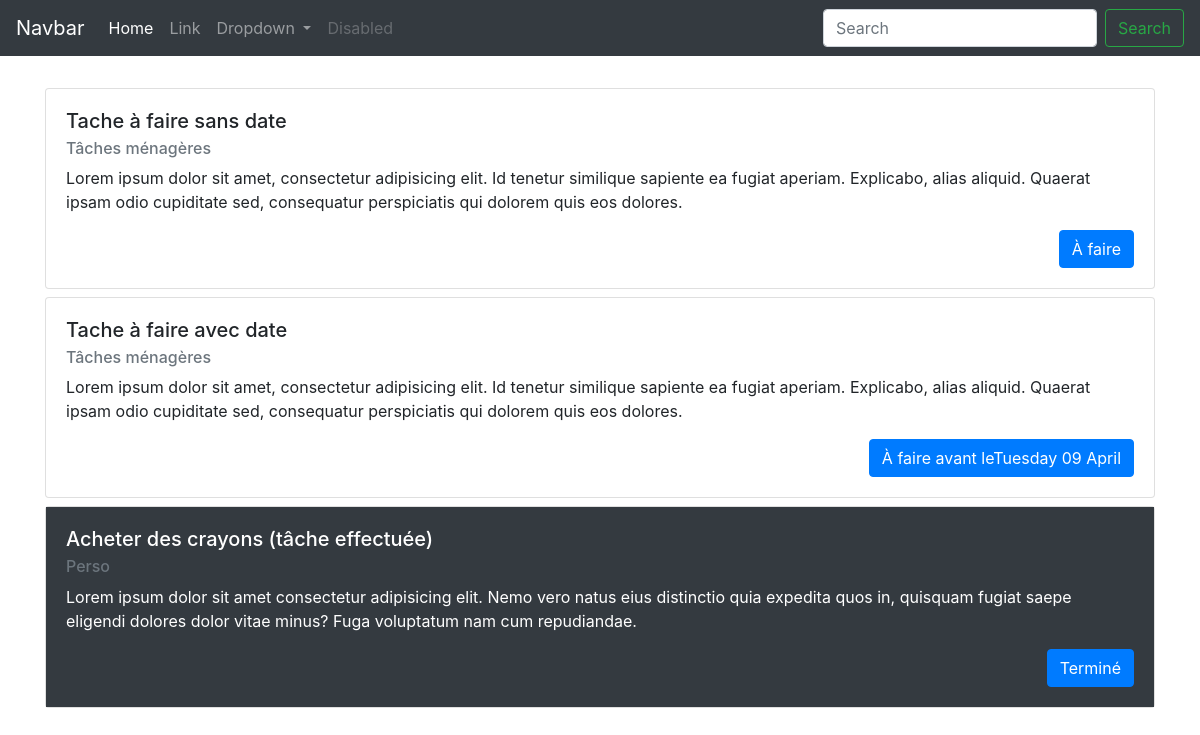
The page / on the database its author committed.
### tables this page shows
CREATE TABLE `tasks` (
  `id` int(11) NOT NULL,
  `title` varchar(150) NOT NULL,
  `description` text,
  `due_date` datetime DEFAULT NULL,
  `state` tinyint(1) NOT NULL DEFAULT '0',
  `category_id` int(11) DEFAULT NULL
);

CREATE TABLE `categories` (
  `id` int(11) NOT NULL,
  `title` varchar(150) NOT NULL
);

### index.php (the view, shortened to what this page needs)
<?php
require_once 'database.php';
$res = $bdd->query("SELECT
                        tasks.id as taskId,
                        tasks.title as taskTitle,
                        tasks.description as description,
                        tasks.due_date as due_date,
                        tasks.state as state,
                        categories.id as catId,
                        categories.title as catTitle
                    FROM tasks
                    LEFT JOIN categories
                        ON tasks.category_id = categories.id");
$tasks = $res->fetchAll(PDO::FETCH_ASSOC);
?>
<!doctype html>
<html lang="en">
<head>
    <link rel="stylesheet" href="https://stackpath.bootstrapcdn.com/bootstrap/4.3.1/css/bootstrap.min.css">
</head>
<body>
    <nav class="navbar navbar-expand-lg navbar-dark bg-dark">
        <a class="navbar-brand" href="#">Navbar</a>
        <div class="collapse navbar-collapse" id="navbarSupportedContent">
            <ul class="navbar-nav mr-auto">
                <li class="nav-item active">
                    <a class="nav-link" href="#">Home <span class="sr-only">(current)</span></a>
                </li>
                <li class="nav-item">
                    <a class="nav-link" href="#">Link</a>
                </li>
                <li class="nav-item dropdown">
                    <a class="nav-link dropdown-toggle" href="#" id="navbarDropdown" role="button" data-toggle="dropdown" aria-haspopup="true" aria-expanded="false">
                        Dropdown
                    </a>
                </li>
                <li class="nav-item">
                    <a class="nav-link disabled" href="#" tabindex="-1" aria-disabled="true">Disabled</a>
                </li>
            </ul>
            <form class="form-inline my-2 my-lg-0">
                <input class="form-control mr-sm-2" type="search" placeholder="Search" aria-label="Search">
                <button class="btn btn-outline-success my-2 my-sm-0" type="submit">Search</button>
            </form>
        </div>
    </nav>
    <div class="container my-4">
        <div class="row">
            <div class="col-12">
                <?php foreach ($tasks as $task) : ?>
                <div class="card mt-2">
                    <div class="card-body <?= $task['state'] ? 'bg-dark text-white' : '' ?>">
                        <h5 class="card-title"><?= $task['taskTitle'] ?></h5>
                        <h6 class="card-subtitle mb-2 text-muted"><?= $task['catTitle'] ?></h6>
                        <p class="card-text"><?= $task['description'] ?></p>
                        <a href="switchState.php?task_id=<?= $task['taskId'] ?>" class="btn btn-primary float-right">
                            <?php if (!$task['state']) :
                                    if ($task['due_date'] !== null) :
                                        $date = new DateTime($task['due_date']);
                                        $dateFr = $date->format('l d F');
                                        echo "À faire avant le" . $dateFr;
                                    else :
                                        echo "À faire";
                                    endif;
                                else:
                                    echo "Terminé";
                                endif;
                            ?>
                        </a>
                    </div>
                </div>
                <?php endforeach; ?>
            </div>
        </div>
    </div>
</body>
</html>

### rows shown on the page
tasks: title "Tache à faire sans date", category.title "Tâches ménagères", description "Lorem ipsum dolor sit amet, consectetur adipisicing elit. Id tenetur similique sapiente ea fugiat aperiam. Explicabo, alias aliquid. Quaerat ipsam odio cupiditate sed, consequatur perspiciatis qui dolorem quis eos dolores.", state "À faire"
tasks: title "Tache à faire avec date", category.title "Tâches ménagères", description "Lorem ipsum dolor sit amet, consectetur adipisicing elit. Id tenetur similique sapiente ea fugiat aperiam. Explicabo, alias aliquid. Quaerat ipsam odio cupiditate sed, consequatur perspiciatis qui dolorem quis eos dolores.", due_date "Tuesday 09 April"
tasks: title "Acheter des crayons (tâche effectuée)", category.title "Perso", description "Lorem ipsum dolor sit amet consectetur adipisicing elit. Nemo vero natus eius distinctio quia expedita quos in, quisquam fugiat saepe eligendi dolores dolor vitae minus? Fuga voluptatum nam cum repudiandae.", state "Terminé"
